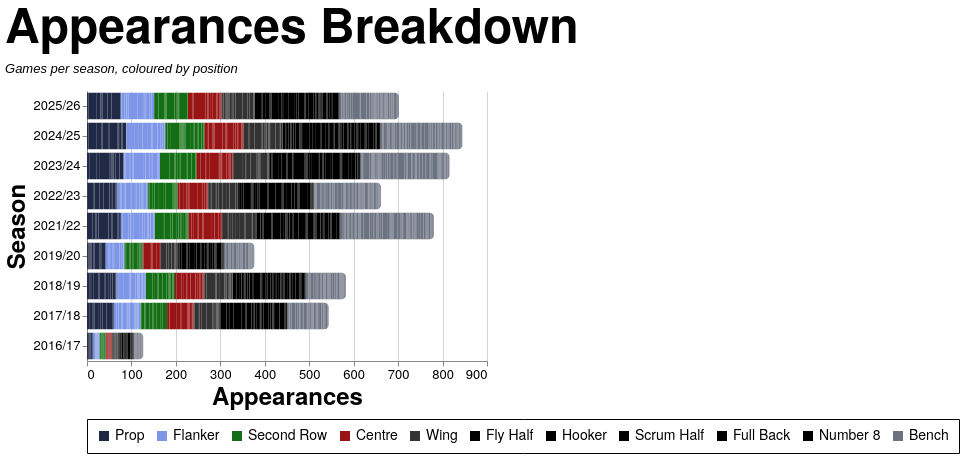

The specification (Vega-Lite) saved for this image:
### Vega-Lite specification from a JSON file in a GitHub repository (floating-point values rounded to 4 significant figures; data arrays with more than 128 entries replaced by an {"elided": "..."} marker saying what was removed)
{"config": {"axis": {"labelFont": "PT Sans Narrow, Helvetica Neue, Helvetica, Arial, sans-serif", "titleFont": "PT Sans Narrow, Helvetica Neue, Helvetica, Arial, sans-serif", "labelFontSize": 13, "titleFontSize": 24, "gridColor": "#202947", "gridOpacity": 0.2, "zindex": 1}, "text": {"font": "Lato, sans-serif"}, "bar": {"cornerRadiusEnd": 5}, "header": {"labelFont": "PT Sans Narrow, Helvetica Neue, Helvetica, Arial, sans-serif", "titleFont": "PT Sans Narrow, Helvetica Neue, Helvetica, Arial, sans-serif", "labelFontSize": 24, "titleFontSize": 28, "labelFontWeight": "bold", "orient": "left"}, "legend": {"labelFont": "PT Sans Narrow, Helvetica Neue, Helvetica, Arial, sans-serif", "titleFont": "PT Sans Narrow, Helvetica Neue, Helvetica, Arial, sans-serif", "labelFontSize": 14, "titleFontSize": 16, "titlePadding": 5, "fillColor": "white", "strokeColor": "black", "padding": 10, "titleFontWeight": "lighter", "titleFontStyle": "italic", "titleColor": "gray", "offset": 10}, "title": {"font": "PT Sans Narrow, Helvetica Neue, Helvetica, Arial, sans-serif", "fontSize": 48, "fontWeight": "bold", "anchor": "start", "align": "center", "titlePadding": 20, "subtitlePadding": 10, "subtitleFontSize": 13, "subtitleColor": "", "subtitleFontStyle": "italic", "offset": 15, "color": "black"}, "axisX": {"labelAngle": 0}, "facet": {"title": null, "header": null, "align": {"row": "each", "column": "each"}, "spacing": 10}, "resolve": {"scale": {"y": "independent", "facet": "independent"}}, "background": "transparent", "scale": {"offsetBandPaddingOuter": 0.2, "offsetBandPaddingInner": 0.1}, "view": {"stroke": null, "background": "transparent"}}, "data": {"name": "data-c2a15ffe4fa97c93b242f5e6086fa759"}, "mark": {"type": "bar"}, "encoding": {"color": {"field": "color_value", "legend": {"orient": "bottom", "title": null}, "scale": {"domain": ["Prop", "Flanker", "Second Row", "Centre", "Wing", "Fly Half", "Hooker", "Scrum Half", "Full Back", "Number 8", "Bench"], "range": ["#202946", "#7d96e8", "#146f14", "#991515", "#333333", "#000000", "#000000", "#000000", "#000000", "#000000", "#6b7280"]}, "type": "nominal"}, "order": {"field": "stack_order", "type": "quantitative"}, "tooltip": [{"field": "player", "title": "Player", "type": "nominal"}, {"field": "season", "title": "Season", "type": "nominal"}, {"field": "color_value", "title": "Position", "type": "nominal"}, {"aggregate": "sum", "field": "apps", "title": "Appearances", "type": "quantitative"}], "x": {"aggregate": "sum", "field": "apps", "title": "Appearances", "type": "quantitative"}, "y": {"field": "season", "sort": {"field": "season_sort", "op": "max", "order": "descending"}, "title": "Season", "type": "nominal"}}, "height": {"step": 30}, "title": {"text": "Appearances Breakdown", "subtitle": "Games per season, coloured by position"}, "width": 400, "$schema": "https://vega.github.io/schema/vega-lite/v5.20.1.json", "datasets": {"data-c2a15ffe4fa97c93b242f5e6086fa759": {"elided": "2509 records"}}}
